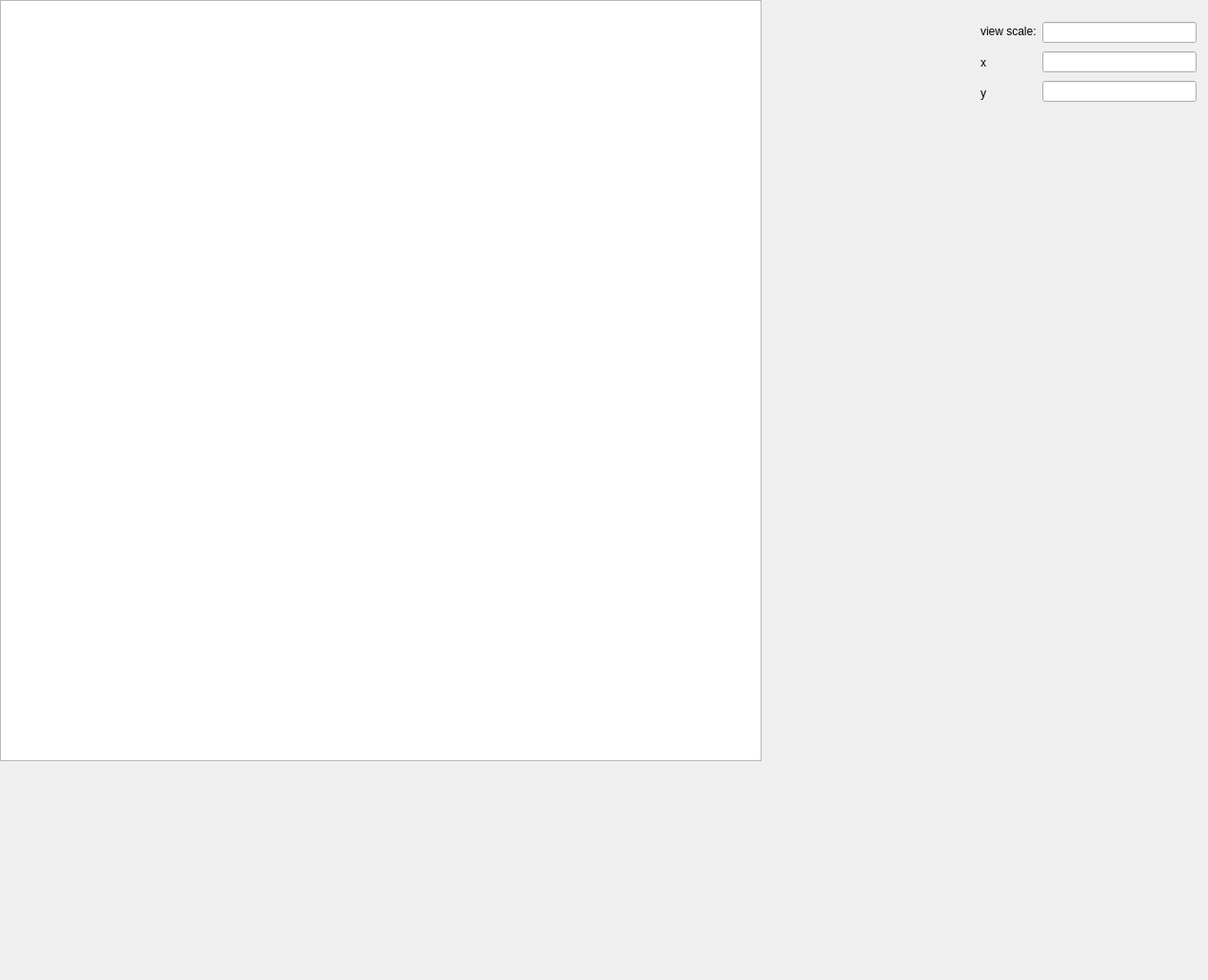
<?xml version="1.0" encoding="UTF-8"?>
<ui version="4.0">
 <class>MainWindow</class>
 <widget class="QMainWindow" name="MainWindow">
  <property name="geometry">
   <rect>
    <x>0</x>
    <y>0</y>
    <width>1269</width>
    <height>1030</height>
   </rect>
  </property>
  <property name="windowTitle">
   <string>MainWindow</string>
  </property>
  <widget class="QWidget" name="centralwidget">
   <widget class="CityGraphicsView" name="gv">
    <property name="geometry">
     <rect>
      <x>0</x>
      <y>0</y>
      <width>800</width>
      <height>800</height>
     </rect>
    </property>
   </widget>
   <widget class="QWidget" name="layoutWidget">
    <property name="geometry">
     <rect>
      <x>1030</x>
      <y>20</y>
      <width>227</width>
      <height>91</height>
     </rect>
    </property>
    <layout class="QHBoxLayout" name="horizontalLayout">
     <item>
      <layout class="QVBoxLayout" name="verticalLayout_2">
       <item>
        <widget class="QLabel" name="label">
         <property name="text">
          <string>view scale:</string>
         </property>
        </widget>
       </item>
       <item>
        <widget class="QLabel" name="label_2">
         <property name="text">
          <string>x</string>
         </property>
        </widget>
       </item>
       <item>
        <widget class="QLabel" name="label_3">
         <property name="text">
          <string>y</string>
         </property>
        </widget>
       </item>
      </layout>
     </item>
     <item>
      <layout class="QVBoxLayout" name="verticalLayout">
       <item>
        <widget class="QLineEdit" name="scale_text">
         <property name="readOnly">
          <bool>true</bool>
         </property>
        </widget>
       </item>
       <item>
        <widget class="QLineEdit" name="x_text">
         <property name="readOnly">
          <bool>true</bool>
         </property>
        </widget>
       </item>
       <item>
        <widget class="QLineEdit" name="y_text">
         <property name="readOnly">
          <bool>true</bool>
         </property>
        </widget>
       </item>
      </layout>
     </item>
    </layout>
   </widget>
  </widget>
 </widget>
 <customwidgets>
  <customwidget>
   <class>CityGraphicsView</class>
   <extends>QGraphicsView</extends>
   <header>citygraphicsview.h</header>
  </customwidget>
 </customwidgets>
 <resources/>
 <connections/>
</ui>
